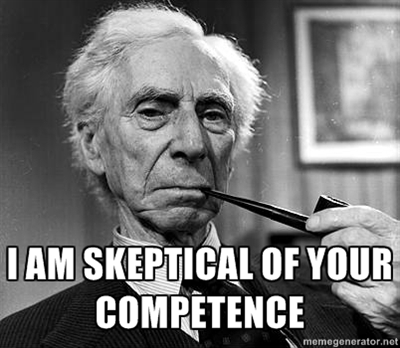
#> input picture Meme ML/src/skepticalcompetence.jpg, 400 x 348 px, given in place of 10rw.jpg, which was not available
$ python TextOCR.py   (Python 2 division)
#> lines starting #> are read from the running program, lines starting #| are printed output that depends on the picture; pictures that were not available may be replaced by others from this repository, and a replacement may not be noted
### Meme ML/src/util.py
"""Utility functions for processing images for delivery to Tesseract"""

import os

def image_to_scratch(im, scratch_image_name):
	"""Saves image in memory to scratch file.  .bmp format will be read correctly by Tesseract"""
	im.save(scratch_image_name, dpi=(200,200))

# [5 lines left out: function retrieve_text, not called in this run]

def perform_cleanup(scratch_image_name, scratch_text_name_root):
	"""Clean up temporary files from disk"""
	for name in (scratch_image_name, scratch_text_name_root + '.txt', "tesseract.log"):
		try:
			os.remove(name)
		except OSError:
			pass

### Meme ML/src/pytesser.py
"""OCR in Python using the Tesseract engine from Google
http://code.google.com/p/pytesser/
by Michael J.T. O'Kelly
V 0.0.1, 3/10/07"""

import Image
import subprocess

import util
import errors

tesseract_exe_name = 'tesseract' # Name of executable to be called at command line
scratch_image_name = "temp.bmp" # This file must be .bmp or other Tesseract-compatible format
scratch_text_name_root = "temp" # Leave out the .txt extension
cleanup_scratch_flag = True  # Temporary files cleaned up after OCR operation

def call_tesseract(input_filename, output_filename):
	"""Calls external tesseract.exe on input file (restrictions on types),
	outputting output_filename+'txt'"""
	args = [tesseract_exe_name, input_filename, output_filename]
	proc = subprocess.Popen(args)
	retcode = proc.wait()
	if retcode!=0:
		errors.check_for_errors()

# [11 lines left out: function image_to_string, not called in this run]

def image_file_to_string(filename, cleanup = cleanup_scratch_flag, graceful_errors=True):
	"""Applies tesseract to filename; or, if image is incompatible and graceful_errors=True,
	converts to compatible format and then applies tesseract.  Fetches resulting text.
	If cleanup=True, delete scratch files after operation."""
	try:
		try:
			call_tesseract(filename, scratch_text_name_root)
			text = util.retrieve_text(scratch_text_name_root)
		except errors.Tesser_General_Exception:
			if graceful_errors:
				im = Image.open(filename)
				text = image_to_string(im, cleanup)
			else:
				raise
	finally:
		if cleanup:
			util.perform_cleanup(scratch_image_name, scratch_text_name_root)
	return text


# [13 lines that do not run on import are left out]

### Meme ML/src/TextOCR.py
'''
Created on May 21, 2012

@author: MB
'''
from pytesser import *
from PIL import Image

meme = Image.open("Memes/10rw.jpg") # open colour image
#> meme is the input picture: PIL image 400x348 RGB; min 0, max 255, mean 116.8
meme = meme.convert("L")
#> meme: PIL image 400x348 L
width = meme.size[0]
#> width = 400
height = meme.size[1]
#> height = 348
for x in range(width):
    for y in range(height):
        if meme.getpixel((x,y)) < 235:
            meme.putpixel((x,y),0)
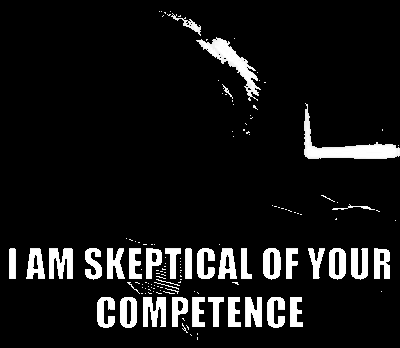
#> meme: PIL image 400x348 L; min 0, max 255, mean 22.9
top = (0,0,width-1,height/3)
#> top = (0, 0, 399, 116)
bottom = (0,height*3/4,width-1,height-1)
#> bottom = (0, 261, 399, 347)
memetop = meme.crop(top)
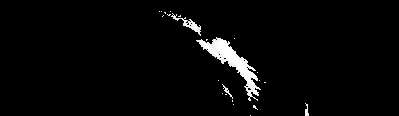
#> memetop: PIL image 399x116 L; min 0, max 255, mean 7
memebottom = meme.crop(bottom)
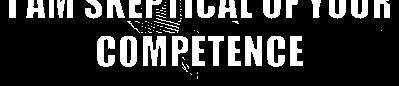
#> memebottom: PIL image 399x86 L; min 0, max 255, mean 53
meme.save('result.png')
memetop.save('memetop.png')
memebottom.save('memebottom.png')
text = image_file_to_string('memetop.png', graceful_errors=True)
#> (the run stopped early here; a loop or call above may not have finished)
